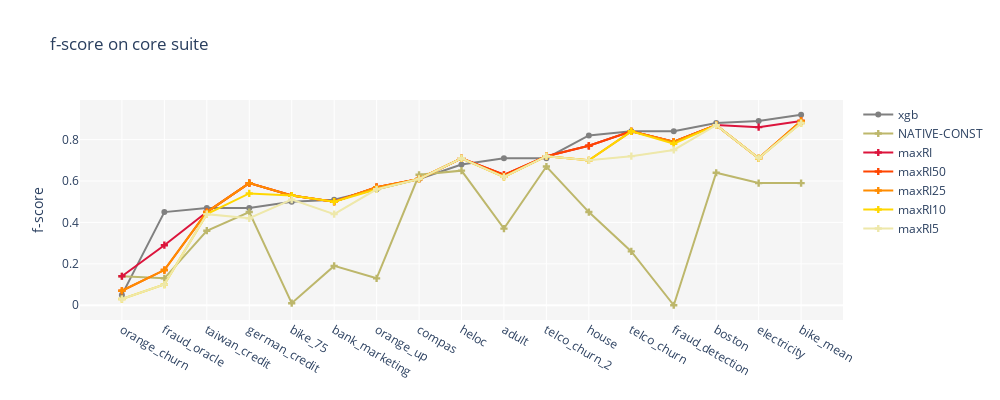

The notebook cell this image was saved under:
### Markdown cell above
### Performance of rule induction vs. XGBoost

### Code cell
main_metric = 'f'
sorted_df = df_core_suite.sort_values('LENC-XGB_'+main_metric, ignore_index=True)
single_chart(pipelines=['LENC-XGB', 'NATIVE-CONST', 'maxRI', 'maxRI50', 'maxRI25', 'maxRI10', 'maxRI5'], metric=main_metric, df=sorted_df, df_long_name='core suite')

### Figure 1 — Plotly figure (JSON) as saved in the notebook; plotly's stock layout.template omitted (floating-point values rounded to 4 significant figures)
{"data": [{"line": {"color": "gray", "dash": "solid", "width": 2}, "marker": {"symbol": "circle"}, "mode": "markers+lines", "name": "xgb", "showlegend": true, "type": "scatter", "x": ["orange_churn", "fraud_oracle", "taiwan_credit", "german_credit", "bike_75", "bank_marketing", "orange_up", "compas", "heloc", "adult", "telco_churn_2", "house", "telco_churn", "fraud_detection", "boston", "electricity", "bike_mean"], "y": [0.05, 0.45, 0.47, 0.47, 0.5, 0.51, 0.56, 0.61, 0.68, 0.71, 0.71, 0.82, 0.84, 0.84, 0.88, 0.89, 0.92]}, {"line": {"color": "darkkhaki", "dash": "solid", "width": 2}, "marker": {"symbol": "cross"}, "mode": "markers+lines", "name": "NATIVE-CONST", "showlegend": true, "type": "scatter", "x": ["orange_churn", "fraud_oracle", "taiwan_credit", "german_credit", "bike_75", "bank_marketing", "orange_up", "compas", "heloc", "adult", "telco_churn_2", "house", "telco_churn", "fraud_detection", "boston", "electricity", "bike_mean"], "y": [0.14, 0.13, 0.36, 0.45, 0.01, 0.19, 0.13, 0.63, 0.65, 0.37, 0.67, 0.45, 0.26, 0, 0.64, 0.59, 0.59]}, {"line": {"color": "crimson", "dash": "solid", "width": 2}, "marker": {"symbol": "cross"}, "mode": "markers+lines", "name": "maxRI", "showlegend": true, "type": "scatter", "x": ["orange_churn", "fraud_oracle", "taiwan_credit", "german_credit", "bike_75", "bank_marketing", "orange_up", "compas", "heloc", "adult", "telco_churn_2", "house", "telco_churn", "fraud_detection", "boston", "electricity", "bike_mean"], "y": [0.14, 0.29, 0.45, 0.59, 0.53, 0.5, 0.57, 0.61, 0.71, 0.63, 0.72, 0.77, 0.84, 0.79, 0.87, 0.86, 0.89]}, {"line": {"color": "orangered", "dash": "solid", "width": 2}, "marker": {"symbol": "cross"}, "mode": "markers+lines", "name": "maxRI50", "showlegend": true, "type": "scatter", "x": ["orange_churn", "fraud_oracle", "taiwan_credit", "german_credit", "bike_75", "bank_marketing", "orange_up", "compas", "heloc", "adult", "telco_churn_2", "house", "telco_churn", "fraud_detection", "boston", "electricity", "bike_mean"], "y": [0.07, 0.17, 0.45, 0.59, 0.53, 0.5, 0.57, 0.61, 0.71, 0.63, 0.72, 0.77, 0.84, 0.79, 0.87, 0.71, 0.89]}, {"line": {"color": "darkorange", "dash": "solid", "width": 2}, "marker": {"symbol": "cross"}, "mode": "markers+lines", "name": "maxRI25", "showlegend": true, "type": "scatter", "x": ["orange_churn", "fraud_oracle", "taiwan_credit", "german_credit", "bike_75", "bank_marketing", "orange_up", "compas", "heloc", "adult", "telco_churn_2", "house", "telco_churn", "fraud_detection", "boston", "electricity", "bike_mean"], "y": [0.07, 0.17, 0.45, 0.59, 0.53, 0.5, 0.57, 0.61, 0.71, 0.62, 0.72, 0.7, 0.84, 0.79, 0.87, 0.71, 0.89]}, {"line": {"color": "gold", "dash": "solid", "width": 2}, "marker": {"symbol": "cross"}, "mode": "markers+lines", "name": "maxRI10", "showlegend": true, "type": "scatter", "x": ["orange_churn", "fraud_oracle", "taiwan_credit", "german_credit", "bike_75", "bank_marketing", "orange_up", "compas", "heloc", "adult", "telco_churn_2", "house", "telco_churn", "fraud_detection", "boston", "electricity", "bike_mean"], "y": [0.03, 0.1, 0.44, 0.54, 0.53, 0.5, 0.56, 0.61, 0.71, 0.62, 0.72, 0.7, 0.84, 0.78, 0.87, 0.71, 0.88]}, {"line": {"color": "palegoldenrod", "dash": "solid", "width": 2}, "marker": {"symbol": "cross"}, "mode": "markers+lines", "name": "maxRI5", "showlegend": true, "type": "scatter", "x": ["orange_churn", "fraud_oracle", "taiwan_credit", "german_credit", "bike_75", "bank_marketing", "orange_up", "compas", "heloc", "adult", "telco_churn_2", "house", "telco_churn", "fraud_detection", "boston", "electricity", "bike_mean"], "y": [0.03, 0.1, 0.44, 0.42, 0.51, 0.44, 0.56, 0.61, 0.71, 0.62, 0.72, 0.7, 0.72, 0.75, 0.87, 0.71, 0.88]}], "layout": {"height": 400, "plot_bgcolor": "whitesmoke", "title": {"text": "f-score on core suite"}, "width": 1000, "yaxis": {"title": {"text": "f-score"}}}}
